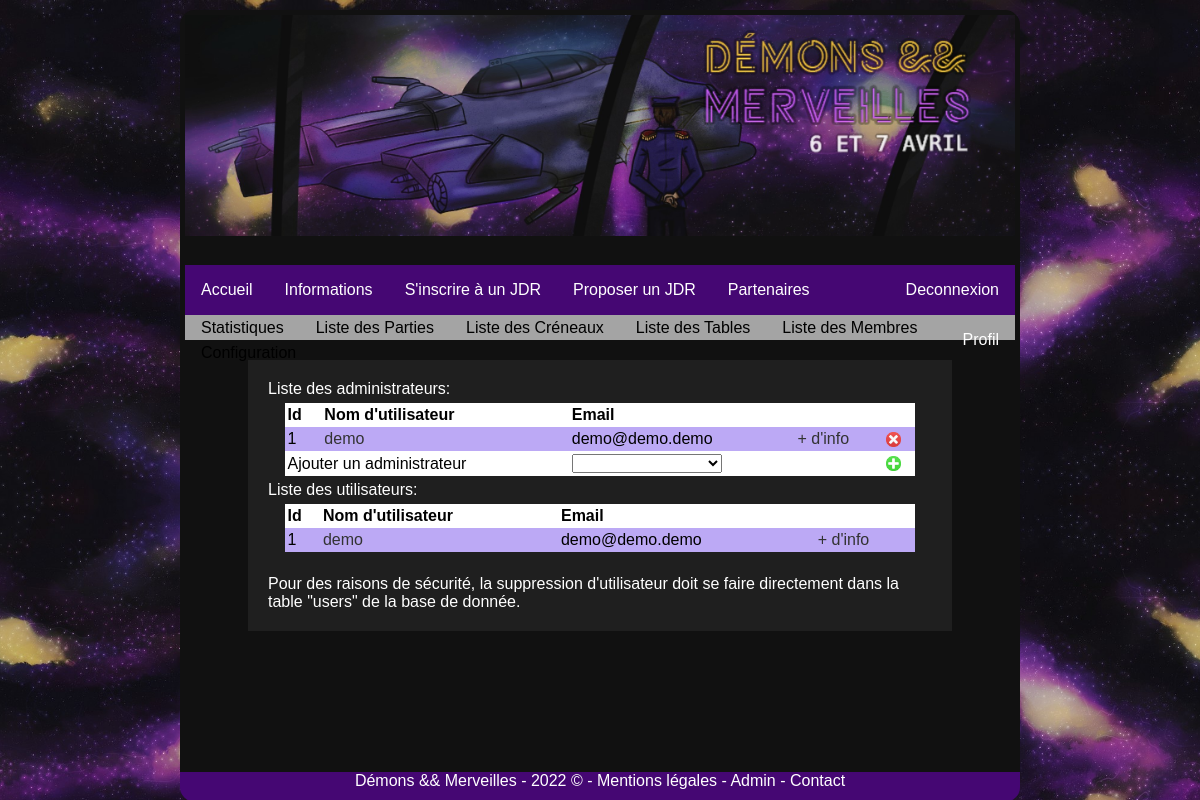
/admin/membres/index.php (signed in), run on the app's committed database.
### tables this page shows
CREATE TABLE `users` (
  `id` bigint(20) NOT NULL AUTO_INCREMENT,
  `username` varchar(255) NOT NULL,
  `password` varchar(255) NOT NULL,
  `email` varchar(255) NOT NULL,
  `telephone` varchar(10) NOT NULL,
  `date_naissance` int(10) NOT NULL,
  `admin` tinyint(1) NOT NULL DEFAULT '0',
  `super_admin` tinyint(1) NOT NULL DEFAULT '0',
  `signup_date` int(10) NOT NULL,
  `valide` tinyint(1) NOT NULL DEFAULT '0',
  `confirm_cle` text NOT NULL,
  PRIMARY KEY (`id`)
);

### WEB/config.php (called while the page is built, shortened)
<?php
$stylefolder = "https://" . $_SERVER['SERVER_NAME'] .'/style';
$imagefolder = "https://" . $_SERVER['SERVER_NAME'] .'/images';
?>

### WEB/admin/membres/index.php (the view, shortened to what this page needs)
<?php
include('../../config.php');
?>
<!DOCTYPE html PUBLIC "-//W3C//DTD XHTML 1.0 Transitional//EN" "http://www.w3.org/TR/xhtml1/DTD/xhtml1-transitional.dtd">
<html xmlns="http://www.w3.org/1999/xhtml">
    <head>
        <link href="<?php echo $stylefolder; ?>/style.css" rel="stylesheet" title="Style" />
    </head>
    <body>
        <div id="corps_de_page">
        <div class="header"></div>
        <div class="menu"><?php include '../../overall/menu.php' ?></div>
        <?php
        if(isset($_SESSION['username']))
        {
            $username = $_SESSION['username'];
            $dn = mysql_fetch_array(mysql_query('select username, admin from users where username="'.$username.'"'));
            if($dn['admin']==1 and $dn['username']==$_SESSION['username']){
                ?>
                    <div class="menu_admin"><?php include '../../overall/menu_admin.php' ?></div>
                    <div class="content">
            Liste des administrateurs:
            <table>
                <tr>
                	<th>Id</th>
                	<th>Nom d'utilisateur</th>
                	<th>Email</th>
                </tr>
            <?php
            $req = mysql_query('select id, username, email, admin from users where admin="1" order by id');
            $compteur = 0;
            while($dnn = mysql_fetch_array($req))
            {
                $compteur++;
            ?>
            	<tr style="background-color:<?php if($compteur%2 == 0) {echo '#D8D8D8';} else { echo '#BCA9F5';} ?>;">
                	<td><?php echo $dnn['id']; ?></td>
                	<td><a href="profile.php?username=<?php echo $dnn['username']; ?>"><?php echo htmlentities($dnn['username'], ENT_QUOTES, 'UTF-8'); ?></a></td>
                	<td    ><?php echo htmlentities($dnn['email'], ENT_QUOTES, 'UTF-8'); ?></td>
                    <td><a href="profile.php?username=<?php echo $dnn['username']; ?>">+ d'info</a></td>
                    <td><a href="remove_admin.php?id=<?php echo $dnn['id']; ?>"><img height="15px" src="<?php echo $imagefolder; ?>/icones/supprimer.png" title="Supprimer <?php echo $dnn['username']; ?> des administrateurs"></a></td>
                </tr>
            <?php
            }
            ?>
                <form method="post" action="add_admin.php">
                    <tr>
                        <td colspan="2">Ajouter un administrateur</td>
                        <td colspan="2">
                            <select name="new_admin_username">
                            </select>
                    </td>
                        <td><input style="width:15px;" type="image" src="<?php echo $imagefolder; ?>/icones/ajouter.png" alt="Submit Form" title="Ajouter votre sélection aux administrateurs" /></td>
                    </tr>
                </form>
            </table>
            Liste des utilisateurs:
            <table>
                <tr>
                	<th>Id</th>
                	<th>Nom d'utilisateur</th>
                	<th>Email</th>
                </tr>
            <?php
            $req = mysql_query('select id, username, email, admin from users  order by id');
            $compteur = 0;
            while($dnn = mysql_fetch_array($req))
            {
                $compteur++;
            ?>
            	<tr style="background-color:<?php if($compteur%2 == 0) {echo '#D8D8D8';} else { echo '#BCA9F5';} ?>;">
                	<td><?php echo $dnn['id']; ?></td>
                	<td><a href="profile.php?username=<?php echo $dnn['username']; ?>"><?php echo htmlentities($dnn['username'], ENT_QUOTES, 'UTF-8'); ?></a></td>
                	<td    ><?php echo htmlentities($dnn['email'], ENT_QUOTES, 'UTF-8'); ?></td>
                    <td><a href="profile.php?username=<?php echo $dnn['username']; ?>">+ d'info</a></td>
                </tr>
            <?php
            }
            ?>
            </table>
            Pour des raisons de sécurité, la suppression d'utilisateur doit se faire directement dans la table "users" de la base de donnée.
            		</div>
                    <?php
    } else {
        ?>
        <div class="message">Pour acc&eacute;der &agrave; cette page, vous devez &ecirc;tre administrateur.<br />
        <a href="https://<?php echo $_SERVER['SERVER_NAME']?>">Retour à l'accueil</a></div>
        <?php
    }
}
else
{
?>
<div class="message">Pour acc&eacute;der &agrave; cette page, vous devez &ecirc;tre connect&eacute; et être administrateur.<br />
<a href="https://<?php echo $_SERVER['SERVER_NAME']?>/membres/connexion.php">Se connecter</a></div>
<?php
}
?>
		</div>
        <div class="footer"><?php include '../../overall/footer.php' ?></div>
	</body>
</html>

### WEB/style/style.css (style rules this page uses)
* { margin:0px; padding:0px; }
body { background:#e2f6ff url('../images/fond-galaxie.jpg'); background-size: 100%; background-position-x: -300px; background-position-y: 500px; background-attachment: fixed; padding-left:15%; padding-right:15%; font-family:Arial, Geneva, sans-serif; }
a { text-decoration:none; color:#E9B830; }
img, table, tr, td { border:0px; }
input { width:150px; }
select { width:150px; }
table { border-spacing:0px; background:#ffffff; -moz-border-radius:10px; padding:0px; width:95%; max-width: 95%; margin:5px auto 5px auto; color:black; }
table a { color: #333333; }
tr { -moz-border-radius:5px; -webkit-border-radius:5px; border-radius:5px; margin:0px; }
td { margin:0px; border:0px; padding:3px; word-wrap: break-word; }
th { margin:0px; border:0px; padding:3px; text-align:left; }
.header { margin:auto; width:100%; background:url('../images/banniere_test.jpg'); background-position-x: center; background-repeat: no-repeat; background-size: 100%; min-height: 250px; }
.content { background-color: #1f1f1f; width:80%; -moz-border-radius:20px; margin:auto; padding:20px; margin-top:20px; color: white; }
#corps_de_page { background-color: #111; min-height: 94vh; padding: 5px; margin-top:10px; border-radius: 15px 15px 0 0; }
.menu { background-color: #450773; height: 50px; width: 100%; }
.menu_admin { background-color: #A4A4A4; height: 25px; width: 100%; color: black; }

### data on the page
users: id "1", username "demo", email "demo@demo.demo", admin 1 (drawn)
